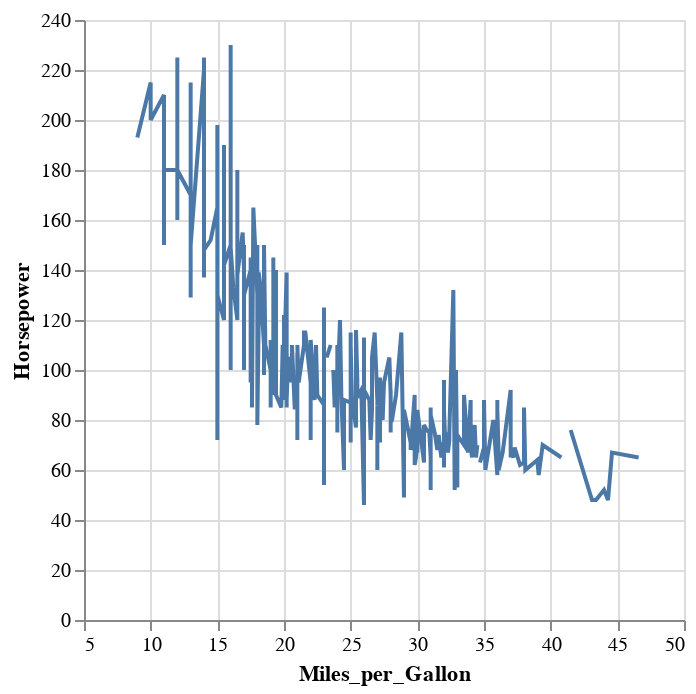

The code cell stored with this chart in its notebook:
### Code cell
alt.Chart(df).mark_line().encode(x='Miles_per_Gallon',y='Horsepower')

### Figure 1 — Vega-Lite specification as saved in the notebook (floating-point values rounded to 4 significant figures; data arrays with more than 128 entries replaced by an {"elided": "..."} marker saying what was removed)
{"$schema": "https://vega.github.io/schema/vega-lite/v5.16.3.json", "config": {"view": {"continuousHeight": 300, "continuousWidth": 300}}, "data": {"name": "data-e039e2d6eab1fa4361f4b57e7df23402"}, "datasets": {"data-e039e2d6eab1fa4361f4b57e7df23402": {"elided": "406 records"}}, "encoding": {"x": {"field": "Miles_per_Gallon", "type": "quantitative"}, "y": {"field": "Horsepower", "type": "quantitative"}}, "mark": {"type": "line"}}
